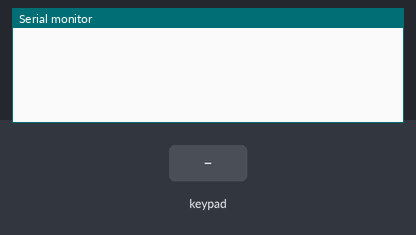
Simulated run of this sketch. Board: Arduino Uno, built with avr-gcc and run on an emulated ATmega328P. Shown: the last lines printed to the serial monitor. The test bench sets the inputs (shaded band). No radio packets arrive unless stated.

Above: at 1.2 s.
1.3 s: key '1' pressed
At 1.41 s:
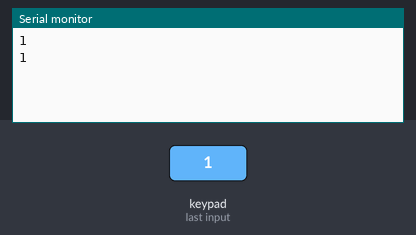
3.2 s: keypad keys 2 2 2 2 pressed 0.4 s apart
At 4.21 s:
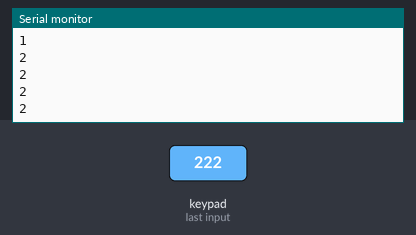
6.3 s: keypad keys 7 6 5 4 pressed 0.4 s apart
At 7.32 s:
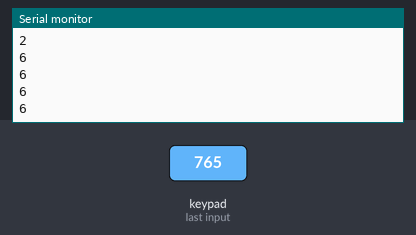
Timing chart, 0 to 9.3 s (numbered marks = the images above; inputs shaded):
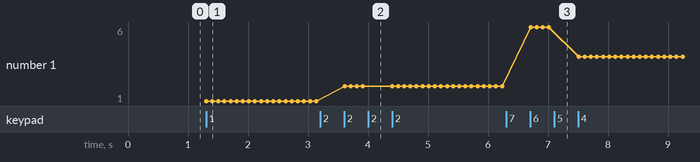

Measured:
- after the input at 1.3 s, the serial monitor: prints a new line at once (image 1)
- after the input at 3.2 s, the serial monitor: prints a new line after 0.41 s (image 2)
- after the input at 6.3 s, the serial monitor: prints a new line after 0.41 s (image 3)
- plotted number 1: 1 → 2 after the input at 3.2 s, 2 → 4 after the input at 6.3 s

The sketch:

sendkeys.ino
```cpp
#include <Servo.h>
#include <Keypad.h>
#include<SPI.h>
#include<RF24.h>

const char* password = "2222";
int position = 0;
const byte ROWS = 4;
const byte COLS = 4;
RF24 radio(9, 10);

char keys[ROWS][COLS] = {
  {'1', '2', '3', 'A'},
  {'4', '5', '6', 'B'},
  {'7', '8', '9', 'C'},
  {'*', '0', '#', 'D'}
};

byte rowPins[ROWS] = {7, 6, 5, 4};
byte colPins[COLS] = {3, 2, 1, 0};
Keypad keypad = Keypad( makeKeymap(keys), rowPins, colPins, ROWS, COLS );


void setup() {
  Serial.begin(9600);
  radio.begin();
  radio.setPALevel(RF24_PA_MIN);
  radio.setChannel(0x74);
  radio.openWritingPipe(0xF0f0f0f0E1LL);
  radio.enableDynamicPayloads();
  radio.powerUp();


}

void loop() {
  char key = keypad.getKey();

  while (key != NO_KEY){
    Serial.println(key);
    const char* keypressed = key;
    radio.write(&keypressed, sizeof(keypressed));
    delay(100);
    char key2 = keypad.getKey();
      if (key2 != NO_KEY){
       break;
     }
    }


}
```
